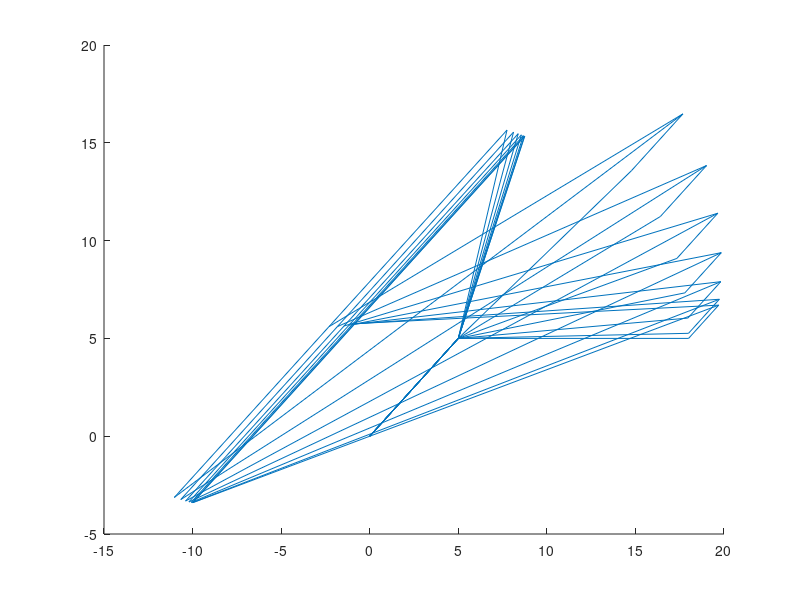

MATLAB code to generate this figure:
clc 
clear all
 r1 = 13;
 r2 = 11;
 r3 = 11;
 r4 = 12;
 r5 = 13;
 r6 = 10;
 r7 = 10;
 A2=[5;5];

 %GDL1
 theta1 = 0.35;
 theta20 = 0;
 omega20 = 0;
 alpha20 = 1;
 %GDL2
 theta50=0;
 omega50=0;
 alpha50=1;

 q= [1;2;0.5;2;1;0.5;7;7];

 counter_t=0;
 for t=0:0.1:1.2
     stop=100;
     i=0;
     counter_t=counter_t+1;
 while stop>1e-9 && i<100
     i=i+1;
    phi=[-r1*cos(theta1)+r2*cos(q(1))+r3*cos(q(2))-r4*cos(q(3))-r5*cos(q(4));
             -r1*sin(theta1)+r2*sin(q(1))+r3*sin(q(2))-r4*sin(q(3))-r5*sin(q(4));
              r4*cos(q(3))+r6*cos(q(5))-r7*cos(q(6));
              r4*sin(q(3))+r6*sin(q(5))-r7*sin(q(6));
              A2(1)+r2*cos(q(1))+r3*cos(q(2))+r6*cos(q(5))-q(7);
              A2(2)+r2*sin(q(1))+r3*sin(q(2))+r6*sin(q(5))-q(8);
              q(1)-theta20-(omega20*t)-(0.5*alpha20*t^2);
              q(4)-theta50-(omega50*t)-(0.5*alpha50*t^2)];
      
      J=[-r2*sin(q(1))  -r3*sin(q(2))   r4*sin(q(3))   r5*sin(q(4))   0              0             0   0;
              r2*cos(q(1))   r3*cos(q(2))  -r4*cos(q(3))  -r5*cos(q(4))   0              0             0   0;
              0              0             -r4*sin(q(3))   0             -r6*sin(q(5))   r7*sin(q(6))  0   0;
              0              0              r4*cos(q(3))   0              r6*cos(q(5))  -r7*cos(q(6))  0   0;
             -r2*sin(q(1))  -r3*sin(q(2))   0              0             -r6*sin(q(5))   0            -1   0;
              r2*cos(q(1))   r3*cos(q(2))   0              0              r6*cos(q(5))   0             0  -1;
              1              0              0              0              0              0             0   0;
              0              0              0              1              0              0             0   0];
      
      q_i=-J\phi+q;
      q=q_i;
      stop=norm(phi);
 end

 if i>99
        disp('no hubo convergencia')
        break
 end
 %historico de posicion
 Q(:,counter_t)=q;

 phi_tp=[0; 0; 0; 0; 0; 0; -omega20-alpha20*t; -omega50-alpha50*t];
 v=-J\phi_tp;
 V(:,counter_t)=v;
 
 %calcular acceleracion
 phi_tpp=[0; 0; 0; 0; 0; 0; -alpha20; -alpha50];
 Jp=[-r2*v(1)*cos(q(1))  -r3*v(2)*cos(q(2))   r4*v(3)*cos(q(3))   r5*v(4)*cos(q(4))  0                   0                  0  0;
        -r2*v(1)*sin(q(1))  -r3*v(2)*sin(q(2))   r4*v(3)*sin(q(3))   r5*v(4)*sin(q(4))  0                   0                  0  0;
         0                   0                  -r4*v(3)*cos(q(3))   0                 -r6*v(5)*cos(q(5))   r7*v(6)*cos(q(6))  0  0;
         0                   0                  -r4*v(3)*sin(q(3))   0                 -r6*v(5)*sin(q(5))   r7*v(6)*sin(q(6))  0  0;
         -r2*v(1)*cos(q(1))  -r3*v(2)*cos(q(2))  0                   0                 -r6*v(5)*cos(q(5))   0                  0  0;
         -r2*v(1)*sin(q(1))  -r3*v(2)*sin(q(2))  0                   0                 -r6*v(5)*sin(q(5))   0                  0  0;
         0                   0                   0                   0                  0                   0                  0  0;
         0                   0                   0                   0                  0                   0                  0  0];

 a=-J\(Jp*v+phi_tpp);
 A(:,counter_t)=a;
 
 end
 [m n] =size(Q);
 figure()
 for t=1:2:n
     O1=[0, 0];
     O2=[A2(1), A2(2)];
     O3=[A2(1)+r2*cos(Q(2,t)), A2(2)+r2*sin(Q(2,t))];
     O4=[A2(1)+r2*cos(Q(2,t))+r3*cos(Q(3,t)), A2(2)+r2*sin(Q(2,t))+r3*cos(Q(3,t))];
     O5=[A2(1)+r2*cos(Q(2,t))+r3*cos(Q(3,t))+r6*cos(Q(6,t)), A2(2)+r2*sin(Q(2,t))+r3*cos(Q(3,t))+r6*cos(Q(6,t))];
     O6=[A2(1)+r1*cos(Q(1,t))+r5*cos(Q(5,t)) A2(2)+r1*sin(Q(1,t))+r5*cos(Q(5,t))];
     O7=[A2(1)+r1*cos(Q(1,t)), A2(2)+r1*sin(Q(1,t))];
     
     line([O1(1) O2(1)],[O1(2) O2(2)])
     hold on
     line([O2(1) O3(1)],[O2(2) O3(2)])
     line([O3(1) O4(1)],[O3(2) O4(2)])
     line([O4(1) O5(1)],[O4(2) O5(2)])
     line([O4(1) O6(1)],[O4(2) O6(2)])
     line([O5(1) O6(1)],[O5(2) O6(2)])
     line([O2(1) O7(1)],[O2(2) O7(2)])
     line([O7(1) O6(1)],[O7(2) O6(2)])
 end
   


